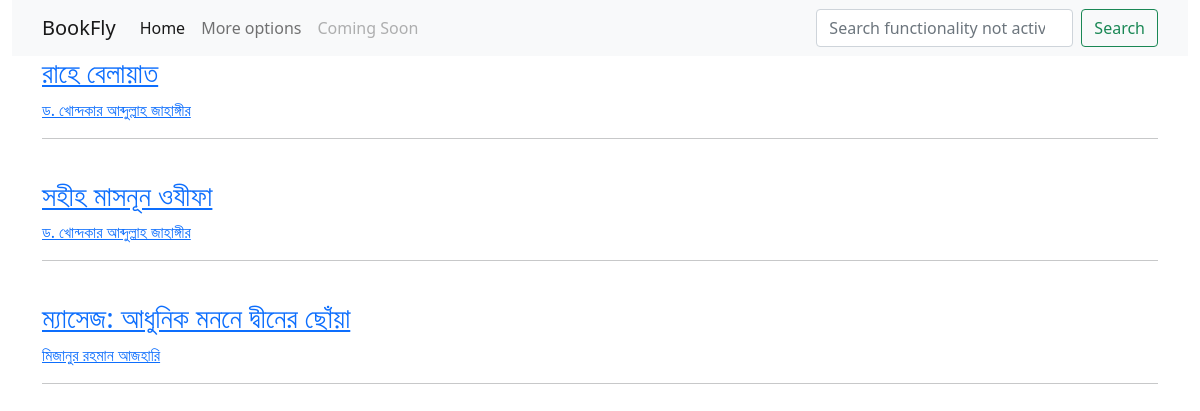
The page /books/ on the database its author committed.
### books/models.py (models this page shows, shortened)
class Book(models.Model):
    book_name = models.CharField(max_length=200)
    author = models.ForeignKey(Author, on_delete=models.CASCADE)
    category = models.CharField(max_length=50, choices=CATEGORIES)
    publisher = models.ForeignKey(Publisher, on_delete=models.CASCADE)
    price = models.FloatField(default=0)
    discount = models.FloatField(default=0)
    publication_date = models.DateTimeField('Publishing date')
    page_count = models.IntegerField(default=0)
    description = models.TextField()
    stock = models.IntegerField(
        default=0,
        validators=[MinValueValidator(0), ]
    )

class Author(models.Model):
    author_name = models.CharField(max_length=250)
    biography = models.TextField(default='', null=True)
    def __str__(self) -> str:
        return self.author_name

### books/views.py (the view)
# urls.py: path('', views.IndexView.as_view(), name='index'),
class IndexView(generic.ListView):
    template_name = 'books/index.html'
    context_object_name = 'books'
    def get_queryset(self):
        return Book.objects.order_by('-publication_date')

### books/templates/books/index.html
{% extends 'books/base.html' %}
{% load static %}
{% block content %}
<div class="container">
    {% for book in books %}
    <a href="{% url 'books:book' book.pk %}">
        <h3>{{ book.book_name }}</h3>
        <a href="{% url 'books:author' book.author_id %}">{{ book.author }}</a>
    </a>
    <br>
    <hr>
    <br>
    {% endfor %}
</div>
{% endblock %}

### rows shown on the page
Book: book_name "রাহে বেলায়াত", author "ড. খোন্দকার আব্দুল্লাহ জাহাঙ্গীর"
Book: book_name "সহীহ মাসনূন ওযীফা", author "ড. খোন্দকার আব্দুল্লাহ জাহাঙ্গীর"
Book: book_name "ম্যাসেজ: আধুনিক মননে দ্বীনের ছোঁয়া", author "মিজানুর রহমান আজহারি"
